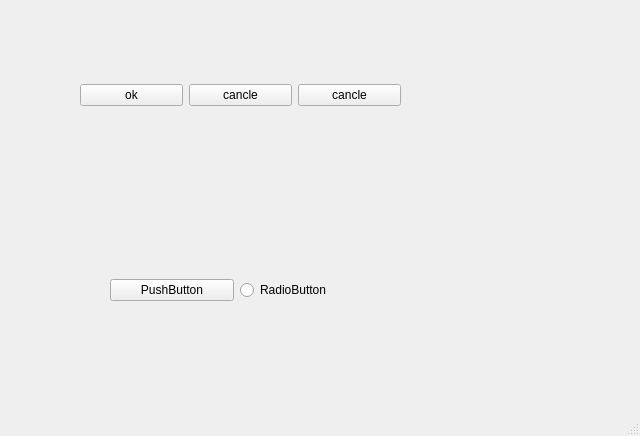
<?xml version="1.0" encoding="UTF-8"?>
<ui version="4.0">
 <class>MainWindow</class>
 <widget class="QMainWindow" name="MainWindow">
  <property name="geometry">
   <rect>
    <x>0</x>
    <y>0</y>
    <width>640</width>
    <height>436</height>
   </rect>
  </property>
  <property name="windowTitle">
   <string>MainWindow</string>
  </property>
  <widget class="QWidget" name="centralwidget">
   <widget class="QWidget" name="horizontalLayoutWidget">
    <property name="geometry">
     <rect>
      <x>110</x>
      <y>250</y>
      <width>253</width>
      <height>80</height>
     </rect>
    </property>
    <layout class="QHBoxLayout" name="horizontalLayout_3">
     <item>
      <widget class="QPushButton" name="pushButton_5">
       <property name="text">
        <string>PushButton</string>
       </property>
      </widget>
     </item>
     <item>
      <widget class="QRadioButton" name="radioButton">
       <property name="text">
        <string>RadioButton</string>
       </property>
      </widget>
     </item>
    </layout>
   </widget>
   <widget class="QWidget" name="layoutWidget">
    <property name="geometry">
     <rect>
      <x>80</x>
      <y>30</y>
      <width>321</width>
      <height>131</height>
     </rect>
    </property>
    <layout class="QHBoxLayout" name="horizontalLayout_2">
     <item>
      <widget class="QPushButton" name="pushButton">
       <property name="text">
        <string>ok</string>
       </property>
      </widget>
     </item>
     <item>
      <widget class="QPushButton" name="pushButton_2">
       <property name="text">
        <string>cancle</string>
       </property>
      </widget>
     </item>
     <item>
      <widget class="QPushButton" name="pushButton_3">
       <property name="text">
        <string>cancle</string>
       </property>
      </widget>
     </item>
    </layout>
   </widget>
  </widget>
  <widget class="QMenuBar" name="menubar">
   <property name="geometry">
    <rect>
     <x>0</x>
     <y>0</y>
     <width>640</width>
     <height>23</height>
    </rect>
   </property>
  </widget>
  <widget class="QStatusBar" name="statusbar"/>
 </widget>
 <resources/>
 <connections/>
</ui>
